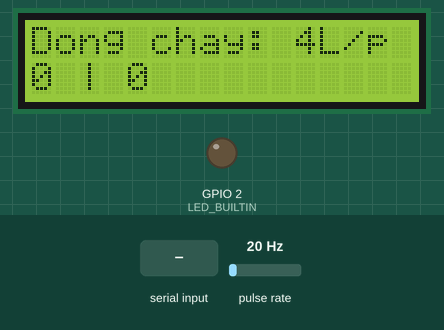
Recording of a program running on a simulated ESP32. Parts: 16×2 character LCD, output pins drawn as LEDs (lit = HIGH). Wiring (inferred from the names in the program): pulse sensor: data GPIO 27. The inputs (shaded band) are chosen by the test bench; at power-on: pulse rate 20 Hz. WiFi joins after 1.5 s; servers stay silent unless stated; the local clock reads 2024-03-15 10:24:30 at power-on unless the program sets it; EEPROM starts erased; what the program prints to the serial monitor is not drawn.

Above: at 2.7 s.
2.8 s: pulse rate (sensor on GPIO 27) set to 100 Hz
At 5.7 s:
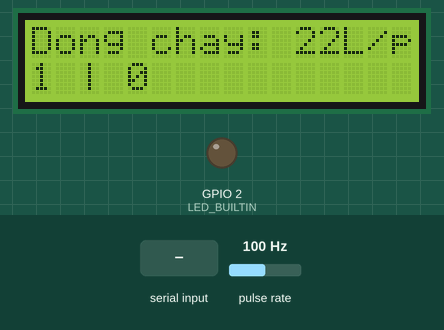
5.8 s: "reset" received over Serial
At 7.4 s:
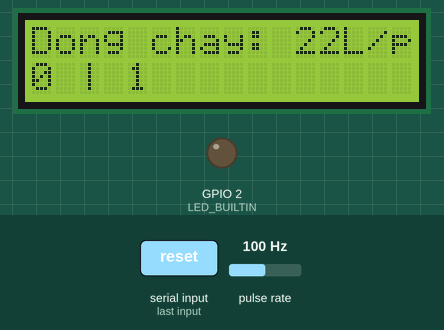
8.3 s: pulse rate (sensor on GPIO 27) set to 4 Hz
At 11.0 s:
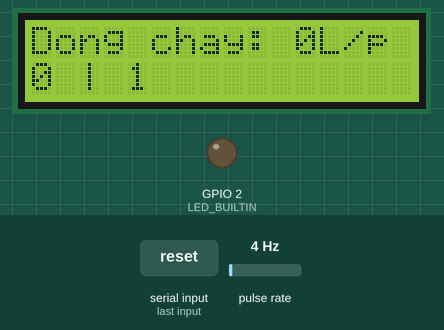
11.3 s: pulse rate (sensor on GPIO 27) set to 50 Hz
At 13.4 s:
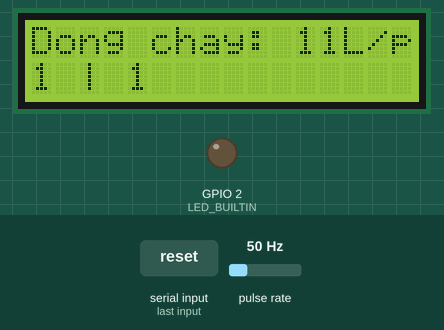
Timing chart, 0 to 14.9 s (numbered marks = the images above; inputs shaded):
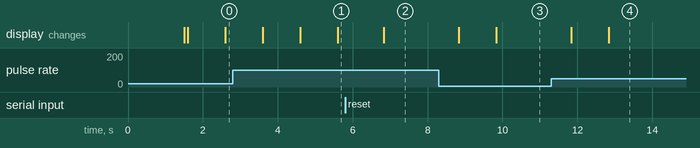

The program:

main.cpp
```cpp
#include <Arduino.h> // already arduino ide

// EEPROM
#include <EEPROM.h>
#include "eeprom-support.h"

#include <WiFi.h>
#include <Firebase_ESP_Client.h>

// import lcd
#include <Wire.h>
#include <LiquidCrystal_I2C.h>

LiquidCrystal_I2C lcd(0x27, 16, 2);

//Provide the token generation process info.
#include "addons/TokenHelper.h"
//Provide the RTDB payload printing info and other helper functions.
#include "addons/RTDBHelper.h"

// Insert your network credentials
#define WIFI_SSID "test-waterflow"
#define WIFI_PASSWORD "12345678"

// Insert device UUID
#define UUID "32203c06-33b5-4385-bb91-eb14a13657b9"

// Insert Firebase project API Key
#define API_KEY "API_KEY_FROM_FIREBASE"

// Insert RTDB URLefine the RTDB URL */
#define DATABASE_URL "https://waterflow-583e8-default-rtdb.asia-southeast1.firebasedatabase.app/"

//Define Firebase Data object
FirebaseData fbdo;

FirebaseAuth auth;
FirebaseConfig config;

unsigned long sendDataPrevMillis = 0;
int count = 0;
bool signupOK = false;
long int update_interval = 60000;

const char* ntpServer = "pool.ntp.org";
const long  gmtOffset_sec = 25200;
const int   daylightOffset_sec = 0;

unsigned long getTime() {
  time_t now;
  struct tm timeinfo;
  if (!getLocalTime(&timeinfo)) {
    //Serial.println("Failed to obtain time");
    return(0);
  }
  time(&now);
  return now;
}

struct datetime_struct {
  String year = "";
  String month = "";
  String date = "";
};

datetime_struct getDate() {

  datetime_struct current;

  struct tm timeinfo;
  if (!getLocalTime(&timeinfo)) {
    //Serial.println("Failed to obtain time");
    return current;
  }

  current.year = String(1900 + timeinfo.tm_year);
  current.month = String(timeinfo.tm_mon + 1);
  current.date = String(timeinfo.tm_mday);

  return current;
}

#define LED_BUILTIN 2
#define SENSOR  27

long currentMillis = 0;
long previousMillis = 0;
int interval = 1000;
boolean ledState = LOW;
float calibrationFactor = 4.5;
volatile byte pulseCount;
byte pulse1Sec = 0;
float flowRate;
unsigned int flowMilliLitres;
long totalMilliLitres;

long previousMilliLitres;

void IRAM_ATTR pulseCounter()
{
  pulseCount++;
}

void setup()
{
  EEPROM.begin(64);
  Serial.begin(115200);

  WiFi.begin(WIFI_SSID, WIFI_PASSWORD);
  Serial.print("Connecting to Wi-Fi");
  while (WiFi.status() != WL_CONNECTED){
    Serial.print(".");
    delay(300);
  }
  Serial.println();
  Serial.print("Connected with IP: ");
  Serial.println(WiFi.localIP());
  Serial.println();

  /* Assign the api key (required) */
  config.api_key = API_KEY;

  /* Assign the RTDB URL (required) */
  config.database_url = DATABASE_URL;

  /* Sign up */
  if (Firebase.signUp(&config, &auth, "", "")){
    Serial.println("ok");
    signupOK = true;
  }
  else{
    Serial.printf("%s\n", config.signer.signupError.message.c_str());
  }

  /* Assign the callback function for the long running token generation task */
  config.token_status_callback = tokenStatusCallback; //see addons/TokenHelper.h

  Firebase.begin(&config, &auth);
  Firebase.reconnectWiFi(true);

  // ntp
  configTime(gmtOffset_sec, daylightOffset_sec, ntpServer);

  pinMode(LED_BUILTIN, OUTPUT);
  pinMode(SENSOR, INPUT_PULLUP);

  pulseCount = 0;
  flowRate = 0.0;
  flowMilliLitres = 0;
  totalMilliLitres = 0;
  previousMillis = 0;

  attachInterrupt(digitalPinToInterrupt(SENSOR), pulseCounter, FALLING);

  // load previous data
  totalMilliLitres = loadNumberFromEEPROM(ADDRESS_NUMBER2)*1000; // current data / Liter
  previousMilliLitres = loadNumberFromEEPROM(ADDRESS_NUMBER1)*1000; // past data / Liter

  lcd.init();
  lcd.clear();
  lcd.backlight();
}

void loop()
{
  while (Serial.available() > 0) {
    String inp = Serial.readString();
    inp.trim();
    if (inp == "reset") {
      previousMilliLitres = totalMilliLitres;
      totalMilliLitres = 0;
    }
  }

  currentMillis = millis();
  if (currentMillis - previousMillis > interval) {

    pulse1Sec = pulseCount;
    pulseCount = 0;

    // Because this loop may not complete in exactly 1 second intervals we calculate
    // the number of milliseconds that have passed since the last execution and use
    // that to scale the output. We also apply the calibrationFactor to scale the output
    // based on the number of pulses per second per units of measure (litres/minute in
    // this case) coming from the sensor.
    flowRate = ((1000.0 / (millis() - previousMillis)) * pulse1Sec) / calibrationFactor;
    previousMillis = millis();

    // Divide the flow rate in litres/minute by 60 to determine how many litres have
    // passed through the sensor in this 1 second interval, then multiply by 1000 to
    // convert to millilitres.
    flowMilliLitres = (flowRate / 60) * 1000;

    // Add the millilitres passed in this second to the cumulative total
    totalMilliLitres += flowMilliLitres;

    // Print the flow rate for this second in litres / minute
    Serial.print("Flow rate: ");
    Serial.print(int(flowRate));  // Print the integer part of the variable
    Serial.print("L/min");
    Serial.print("\t");       // Print tab space

    // Print the cumulative total of litres flowed since starting
    Serial.print("Output Liquid Quantity: ");
    Serial.print(totalMilliLitres);
    Serial.print("mL / ");
    Serial.print(totalMilliLitres / 1000);
    Serial.println("L");

    lcd.clear();
    lcd.setCursor(0, 0);
    lcd.print("Dong chay: ");
    lcd.print(int(flowRate));
    lcd.print("L/p");

    lcd.setCursor(0, 1);
    lcd.print(totalMilliLitres / 1000);
    lcd.print(" | ");
    lcd.print(previousMilliLitres / 1000);
  }

  if (currentMillis - sendDataPrevMillis > update_interval) {
    // save data to eeprom
    saveNumberToEEPROM(int(previousMilliLitres/1000), ADDRESS_NUMBER1); // Save number1 at ADDRESS_NUMBER1
    saveNumberToEEPROM(int(totalMilliLitres/1000), ADDRESS_NUMBER2); // Save number2 at ADDRESS_NUMBER2

    Serial.println(loadNumberFromEEPROM(ADDRESS_NUMBER2));
    // firebase
    sendDataPrevMillis = currentMillis;
    if (Firebase.ready() && signupOK) {
      datetime_struct current = getDate();
      String timestamp = String(getTime());
      String path = String(UUID)
                    + String("/")
                    + current.year
                    + String("/")
                    + current.month
                    + String("/")
                    + current.date
                    + String("/")
                    + timestamp;

      String path_waterFlowed = path + String("/waterFlowed");
      String path_waterSpeed = path + String("/waterSpeed");

      // set water flowed
      if (Firebase.RTDB.setInt(&fbdo, path_waterFlowed.c_str(), int(totalMilliLitres) / 1000)){
        Serial.println("PASSED");
        Serial.println("PATH: " + fbdo.dataPath());
        Serial.println("TYPE: " + fbdo.dataType());
      } else {
        Serial.println("FAILED");
        Serial.println("REASON: " + fbdo.errorReason());
      }

      // set water speed
      if (Firebase.RTDB.setInt(&fbdo, path_waterSpeed.c_str(), int(flowRate))){
        Serial.println("PASSED");
        Serial.println("PATH: " + fbdo.dataPath());
        Serial.println("TYPE: " + fbdo.dataType());
      } else {
        Serial.println("FAILED");
        Serial.println("REASON: " + fbdo.errorReason());
      }
    }
  }
}
```

eeprom-support.h
```cpp
// Define the addresses where you want to store your uint64_t variables
bool has_credentials() {
  return EEPROM.read(0) == 0x42 /* credentials marker */;
}
// Define addresses for storing numbers in EEPROM
const int ADDRESS_NUMBER1 = 1; // Address for the first number
const int ADDRESS_NUMBER2 = 11; // Address for the second number

// Function to save a number as a string to EEPROM
void saveNumberToEEPROM(long number, int address) {
    if (!has_credentials()) EEPROM.write(0, 0x42);
    // Convert the number to a string
    char buffer[9]; // 8 digits + null terminator
    sprintf(buffer, "%ld", number);

    // Write each character of the string to EEPROM
    for (int i = 0; i < 8; i++) {
        EEPROM.write(address + i, buffer[i]);
    }
    // Null-terminate the string in EEPROM
    EEPROM.write(address + 8, '\0');
    EEPROM.commit();
}

// Function to load a number as a string from EEPROM
long loadNumberFromEEPROM(int address) {
  if (!has_credentials()) return 0;
    // Read each character from EEPROM and reconstruct the string
    char buffer[9];
    for (int i = 0; i < 8; i++) {
        buffer[i] = EEPROM.read(address + i);
    }
    // Null-terminate the string
    buffer[8] = '\0';

    // Convert the string back to a number
    long number = atol(buffer);
    return number;
}
```

Measured:
- after the input at 2.8 s, the display: first changes after 0.80 s (image 1 shows a later state)
- after the input at 5.8 s, the display: changes after 1.0 s (image 2)
- after the input at 8.3 s, the display: first changes after 0.53 s (image 3 shows a later state)
- after the input at 11.3 s, the display: first changes after 0.53 s (image 4 shows a later state)
